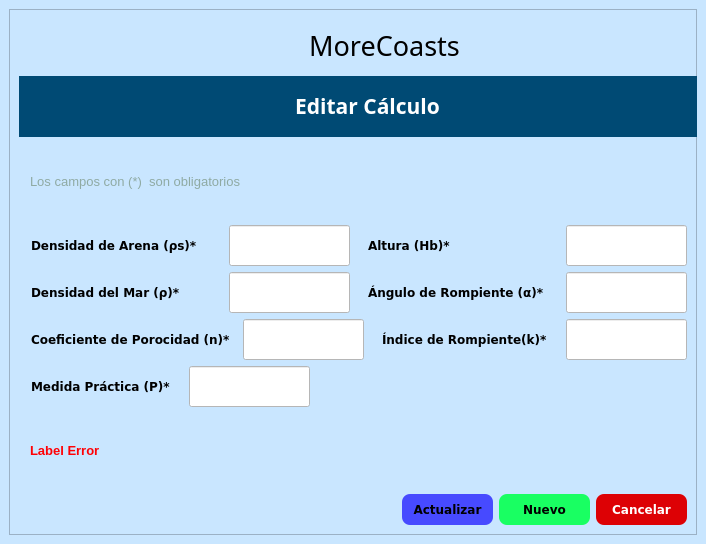
<?xml version="1.0" encoding="UTF-8"?>
<ui version="4.0">
 <class>EditarCalculo</class>
 <widget class="QMainWindow" name="EditarCalculo">
  <property name="geometry">
   <rect>
    <x>0</x>
    <y>0</y>
    <width>706</width>
    <height>544</height>
   </rect>
  </property>
  <property name="minimumSize">
   <size>
    <width>706</width>
    <height>544</height>
   </size>
  </property>
  <property name="maximumSize">
   <size>
    <width>729</width>
    <height>544</height>
   </size>
  </property>
  <property name="windowTitle">
   <string>MoreCoasts Editar Cálculo</string>
  </property>
  <property name="windowIcon">
   <iconset>
    <normaloff>FormatFactoryAgregar un título.ico</normaloff>FormatFactoryAgregar un título.ico</iconset>
  </property>
  <property name="styleSheet">
   <string notr="true">background-color: rgb(201, 230, 255);</string>
  </property>
  <widget class="QWidget" name="centralwidget">
   <layout class="QVBoxLayout" name="verticalLayout">
    <item>
     <widget class="QFrame" name="frame_NuevoCalculo">
      <property name="styleSheet">
       <string notr="true">QFrame{
background-color: rgb(201, 230, 255);
}
QLabel{
background-color: #000000ff;
color::rgb(0, 74, 116);
border:8px solid#000000ff;
}



QLineEdit{
background-color: rgb(255, 255, 255);
}


</string>
      </property>
      <property name="frameShape">
       <enum>QFrame::StyledPanel</enum>
      </property>
      <property name="frameShadow">
       <enum>QFrame::Raised</enum>
      </property>
      <layout class="QVBoxLayout" name="verticalLayout_2">
       <item>
        <layout class="QHBoxLayout" name="horizontalLayout_5">
         <item>
          <spacer name="horizontalSpacer">
           <property name="orientation">
            <enum>Qt::Horizontal</enum>
           </property>
           <property name="sizeHint" stdset="0">
            <size>
             <width>40</width>
             <height>20</height>
            </size>
           </property>
          </spacer>
         </item>
         <item>
          <widget class="QLabel" name="label">
           <property name="minimumSize">
            <size>
             <width>51</width>
             <height>51</height>
            </size>
           </property>
           <property name="maximumSize">
            <size>
             <width>51</width>
             <height>51</height>
            </size>
           </property>
           <property name="text">
            <string/>
           </property>
           <property name="pixmap">
            <pixmap>Agregar_un_título-removebg-preview.png</pixmap>
           </property>
           <property name="scaledContents">
            <bool>true</bool>
           </property>
          </widget>
         </item>
         <item>
          <widget class="QLabel" name="label_SGCTS_GeoCuba">
           <property name="minimumSize">
            <size>
             <width>180</width>
             <height>51</height>
            </size>
           </property>
           <property name="maximumSize">
            <size>
             <width>180</width>
             <height>51</height>
            </size>
           </property>
           <property name="font">
            <font>
             <family>Cooper Black</family>
             <pointsize>14</pointsize>
             <weight>50</weight>
             <bold>false</bold>
            </font>
           </property>
           <property name="styleSheet">
            <string notr="true">background-color: #000000ff;

color: rgb(0, 0, 0);</string>
           </property>
           <property name="text">
            <string>&lt;html&gt;&lt;head/&gt;&lt;body&gt;&lt;p align=&quot;center&quot;&gt;&lt;span style=&quot; font-size:20pt;&quot;&gt;MoreCoasts&lt;/span&gt;&lt;/p&gt;&lt;/body&gt;&lt;/html&gt;</string>
           </property>
          </widget>
         </item>
         <item>
          <spacer name="horizontalSpacer_2">
           <property name="orientation">
            <enum>Qt::Horizontal</enum>
           </property>
           <property name="sizeHint" stdset="0">
            <size>
             <width>40</width>
             <height>20</height>
            </size>
           </property>
          </spacer>
         </item>
        </layout>
       </item>
       <item>
        <widget class="QLabel" name="label_NuevoCalculo">
         <property name="minimumSize">
          <size>
           <width>691</width>
           <height>61</height>
          </size>
         </property>
         <property name="maximumSize">
          <size>
           <width>16777215</width>
           <height>61</height>
          </size>
         </property>
         <property name="font">
          <font>
           <family>Arial Black</family>
           <pointsize>16</pointsize>
           <weight>75</weight>
           <bold>true</bold>
          </font>
         </property>
         <property name="styleSheet">
          <string notr="true">background-color: rgb(0, 74, 116);
color: rgb(255, 255, 255);</string>
         </property>
         <property name="text">
          <string>&lt;html&gt;&lt;head/&gt;&lt;body&gt;&lt;p align=&quot;center&quot;&gt;Editar Cálculo&lt;/p&gt;&lt;/body&gt;&lt;/html&gt;</string>
         </property>
        </widget>
       </item>
       <item>
        <layout class="QHBoxLayout" name="horizontalLayout_6">
         <item>
          <widget class="QLabel" name="label_4">
           <property name="font">
            <font>
             <family>Arial</family>
             <pointsize>10</pointsize>
             <weight>50</weight>
             <bold>false</bold>
            </font>
           </property>
           <property name="styleSheet">
            <string notr="true">color: rgb(143,170,163);</string>
           </property>
           <property name="text">
            <string>Los campos con (*)  son obligatorios</string>
           </property>
          </widget>
         </item>
         <item>
          <spacer name="horizontalSpacer_3">
           <property name="orientation">
            <enum>Qt::Horizontal</enum>
           </property>
           <property name="sizeHint" stdset="0">
            <size>
             <width>40</width>
             <height>20</height>
            </size>
           </property>
          </spacer>
         </item>
        </layout>
       </item>
       <item>
        <layout class="QHBoxLayout" name="horizontalLayout_2">
         <item>
          <widget class="QLabel" name="label_DensidadArena">
           <property name="font">
            <font>
             <family>Verdana</family>
             <pointsize>9</pointsize>
             <weight>75</weight>
             <bold>true</bold>
            </font>
           </property>
           <property name="text">
            <string>Densidad de Arena (ρs)*</string>
           </property>
          </widget>
         </item>
         <item>
          <widget class="QLineEdit" name="lineEdit_densidadArena">
           <property name="minimumSize">
            <size>
             <width>121</width>
             <height>41</height>
            </size>
           </property>
           <property name="maximumSize">
            <size>
             <width>121</width>
             <height>41</height>
            </size>
           </property>
           <property name="font">
            <font>
             <family>Arial</family>
             <pointsize>9</pointsize>
            </font>
           </property>
           <property name="cursor">
            <cursorShape>IBeamCursor</cursorShape>
           </property>
           <property name="styleSheet">
            <string notr="true">background-color: rgb(255, 255, 255);</string>
           </property>
           <property name="maxLength">
            <number>50</number>
           </property>
          </widget>
         </item>
         <item>
          <widget class="QLabel" name="label_ALtura">
           <property name="font">
            <font>
             <family>Verdana</family>
             <pointsize>9</pointsize>
             <weight>75</weight>
             <bold>true</bold>
            </font>
           </property>
           <property name="text">
            <string>Altura (Hb)*</string>
           </property>
          </widget>
         </item>
         <item>
          <widget class="QLineEdit" name="lineEdit_altura">
           <property name="minimumSize">
            <size>
             <width>121</width>
             <height>41</height>
            </size>
           </property>
           <property name="maximumSize">
            <size>
             <width>121</width>
             <height>41</height>
            </size>
           </property>
           <property name="font">
            <font>
             <family>Arial</family>
             <pointsize>9</pointsize>
            </font>
           </property>
           <property name="styleSheet">
            <string notr="true">background-color: rgb(255, 255, 255);</string>
           </property>
           <property name="maxLength">
            <number>50</number>
           </property>
          </widget>
         </item>
        </layout>
       </item>
       <item>
        <layout class="QHBoxLayout" name="horizontalLayout_3">
         <item>
          <widget class="QLabel" name="label_DensidadMar">
           <property name="font">
            <font>
             <family>Verdana</family>
             <pointsize>9</pointsize>
             <weight>75</weight>
             <bold>true</bold>
            </font>
           </property>
           <property name="text">
            <string>Densidad del Mar (ρ)*</string>
           </property>
          </widget>
         </item>
         <item>
          <widget class="QLineEdit" name="lineEdit_DensidadMar">
           <property name="minimumSize">
            <size>
             <width>121</width>
             <height>41</height>
            </size>
           </property>
           <property name="maximumSize">
            <size>
             <width>121</width>
             <height>41</height>
            </size>
           </property>
           <property name="font">
            <font>
             <family>Arial</family>
             <pointsize>9</pointsize>
            </font>
           </property>
           <property name="styleSheet">
            <string notr="true">background-color: rgb(255, 255, 255);</string>
           </property>
           <property name="maxLength">
            <number>50</number>
           </property>
          </widget>
         </item>
         <item>
          <widget class="QLabel" name="label_AnguloR">
           <property name="font">
            <font>
             <family>Verdana</family>
             <pointsize>9</pointsize>
             <weight>75</weight>
             <bold>true</bold>
            </font>
           </property>
           <property name="text">
            <string>Ángulo de Rompiente (α)*</string>
           </property>
          </widget>
         </item>
         <item>
          <widget class="QLineEdit" name="lineEdit_AnguloRompiente">
           <property name="maximumSize">
            <size>
             <width>121</width>
             <height>41</height>
            </size>
           </property>
           <property name="font">
            <font>
             <family>Arial</family>
             <pointsize>9</pointsize>
            </font>
           </property>
           <property name="styleSheet">
            <string notr="true">background-color: rgb(255, 255, 255);</string>
           </property>
           <property name="maxLength">
            <number>50</number>
           </property>
          </widget>
         </item>
        </layout>
       </item>
       <item>
        <layout class="QHBoxLayout" name="horizontalLayout_4">
         <item>
          <widget class="QLabel" name="label_CoeficientePorocidad">
           <property name="minimumSize">
            <size>
             <width>0</width>
             <height>0</height>
            </size>
           </property>
           <property name="font">
            <font>
             <family>Verdana</family>
             <pointsize>9</pointsize>
             <weight>75</weight>
             <bold>true</bold>
            </font>
           </property>
           <property name="text">
            <string>Coeficiente de Porocidad (n)*</string>
           </property>
          </widget>
         </item>
         <item>
          <widget class="QLineEdit" name="lineEdit_CoeficientePorocidad">
           <property name="minimumSize">
            <size>
             <width>121</width>
             <height>41</height>
            </size>
           </property>
           <property name="maximumSize">
            <size>
             <width>121</width>
             <height>41</height>
            </size>
           </property>
           <property name="font">
            <font>
             <family>Arial</family>
             <pointsize>9</pointsize>
            </font>
           </property>
           <property name="styleSheet">
            <string notr="true">background-color: rgb(255, 255, 255);</string>
           </property>
           <property name="maxLength">
            <number>50</number>
           </property>
          </widget>
         </item>
         <item>
          <widget class="QLabel" name="label_IndiceR">
           <property name="minimumSize">
            <size>
             <width>0</width>
             <height>0</height>
            </size>
           </property>
           <property name="font">
            <font>
             <family>Verdana</family>
             <pointsize>9</pointsize>
             <weight>75</weight>
             <bold>true</bold>
            </font>
           </property>
           <property name="text">
            <string>Índice de Rompiente(k)*</string>
           </property>
          </widget>
         </item>
         <item>
          <widget class="QLineEdit" name="lineEdit_IndiceRompiente">
           <property name="minimumSize">
            <size>
             <width>121</width>
             <height>41</height>
            </size>
           </property>
           <property name="maximumSize">
            <size>
             <width>121</width>
             <height>41</height>
            </size>
           </property>
           <property name="font">
            <font>
             <family>Arial</family>
             <pointsize>9</pointsize>
            </font>
           </property>
           <property name="styleSheet">
            <string notr="true">background-color: rgb(255, 255, 255);</string>
           </property>
           <property name="maxLength">
            <number>50</number>
           </property>
          </widget>
         </item>
        </layout>
       </item>
       <item>
        <layout class="QHBoxLayout" name="horizontalLayout_7">
         <item>
          <widget class="QLabel" name="label_2">
           <property name="font">
            <font>
             <family>Verdana</family>
             <pointsize>9</pointsize>
             <weight>75</weight>
             <bold>true</bold>
            </font>
           </property>
           <property name="text">
            <string>Medida Práctica (P)*</string>
           </property>
          </widget>
         </item>
         <item>
          <widget class="QLineEdit" name="lineEdit_PEditar">
           <property name="minimumSize">
            <size>
             <width>121</width>
             <height>41</height>
            </size>
           </property>
           <property name="maximumSize">
            <size>
             <width>121</width>
             <height>41</height>
            </size>
           </property>
          </widget>
         </item>
         <item>
          <spacer name="horizontalSpacer_4">
           <property name="orientation">
            <enum>Qt::Horizontal</enum>
           </property>
           <property name="sizeHint" stdset="0">
            <size>
             <width>40</width>
             <height>20</height>
            </size>
           </property>
          </spacer>
         </item>
        </layout>
       </item>
       <item>
        <widget class="QLabel" name="label_Error">
         <property name="font">
          <font>
           <family>Arial</family>
           <pointsize>10</pointsize>
           <weight>75</weight>
           <bold>true</bold>
          </font>
         </property>
         <property name="styleSheet">
          <string notr="true">color: rgb(255, 1, 5);</string>
         </property>
         <property name="text">
          <string>&lt;html&gt;&lt;head/&gt;&lt;body&gt;&lt;p&gt;&lt;span style=&quot; font-weight:600;&quot;&gt;Label Error&lt;/span&gt;&lt;/p&gt;&lt;/body&gt;&lt;/html&gt;</string>
         </property>
        </widget>
       </item>
       <item>
        <layout class="QHBoxLayout" name="horizontalLayout_8">
         <item>
          <spacer name="horizontalSpacer_5">
           <property name="orientation">
            <enum>Qt::Horizontal</enum>
           </property>
           <property name="sizeHint" stdset="0">
            <size>
             <width>40</width>
             <height>20</height>
            </size>
           </property>
          </spacer>
         </item>
         <item>
          <widget class="QPushButton" name="but_ActualizarEditar">
           <property name="minimumSize">
            <size>
             <width>91</width>
             <height>31</height>
            </size>
           </property>
           <property name="maximumSize">
            <size>
             <width>91</width>
             <height>31</height>
            </size>
           </property>
           <property name="font">
            <font>
             <family>Verdana</family>
             <pointsize>9</pointsize>
             <weight>75</weight>
             <bold>true</bold>
            </font>
           </property>
           <property name="styleSheet">
            <string notr="true">QPushButton{
background-color: rgb(71, 74, 255);
color: rgb(0, 0, 0);
border-radius:8px;
}

QPushButton:hover{
background-color: rgb(16, 132, 255);
border-top-left-radius:12px;
border-bottom-left-radius:12px;

}</string>
           </property>
           <property name="text">
            <string>Actualizar</string>
           </property>
          </widget>
         </item>
         <item>
          <widget class="QPushButton" name="but_NuevoEditar">
           <property name="minimumSize">
            <size>
             <width>91</width>
             <height>31</height>
            </size>
           </property>
           <property name="maximumSize">
            <size>
             <width>91</width>
             <height>31</height>
            </size>
           </property>
           <property name="font">
            <font>
             <family>Verdana</family>
             <pointsize>9</pointsize>
             <weight>75</weight>
             <bold>true</bold>
            </font>
           </property>
           <property name="styleSheet">
            <string notr="true">QPushButton{
color: rgb(0, 0, 0);
	background-color: rgb(25, 255, 98);
border-radius:8px;
}

QPushButton:hover{
background-color: rgb(47, 255, 158);
border-top-left-radius:12px;
border-bottom-left-radius:12px;

}</string>
           </property>
           <property name="text">
            <string>Nuevo</string>
           </property>
          </widget>
         </item>
         <item>
          <widget class="QPushButton" name="butCancelarEditar">
           <property name="minimumSize">
            <size>
             <width>91</width>
             <height>31</height>
            </size>
           </property>
           <property name="maximumSize">
            <size>
             <width>91</width>
             <height>31</height>
            </size>
           </property>
           <property name="font">
            <font>
             <family>Verdana</family>
             <pointsize>9</pointsize>
             <weight>75</weight>
             <bold>true</bold>
            </font>
           </property>
           <property name="styleSheet">
            <string notr="true">QPushButton{
color: rgb(255, 255, 255);
	background-color: rgb(221, 1, 5);
border-radius:8px;
}

QPushButton:hover{
background-color: rgb(255, 120, 129);
border-top-left-radius:12px;
border-bottom-left-radius:12px;

}</string>
           </property>
           <property name="text">
            <string>Cancelar</string>
           </property>
          </widget>
         </item>
        </layout>
       </item>
      </layout>
     </widget>
    </item>
   </layout>
  </widget>
 </widget>
 <resources/>
 <connections/>
</ui>
